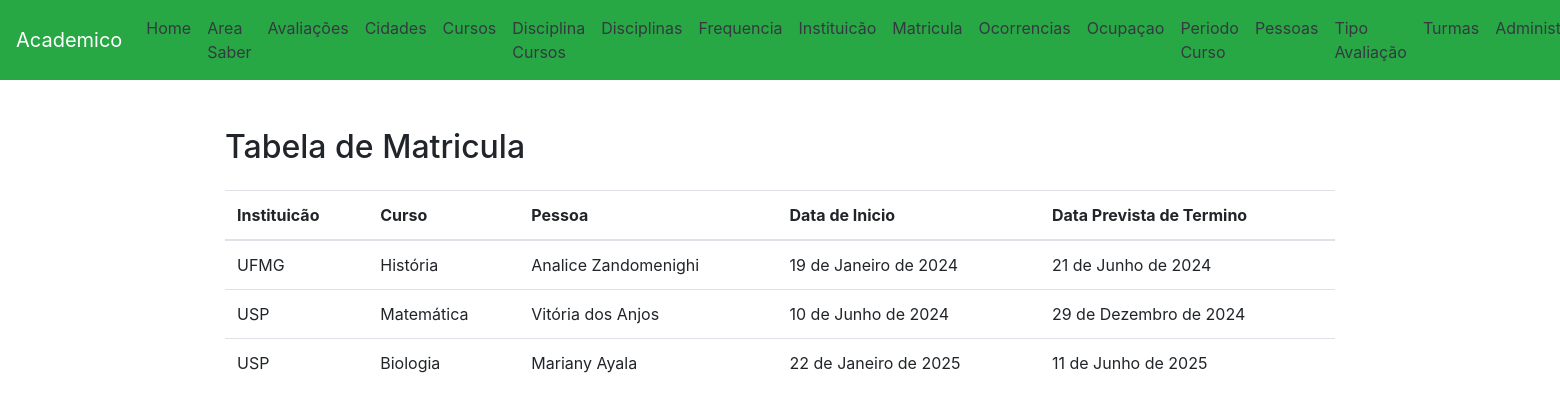
Page /matricula/ on the committed database.
### app/models.py (models this page shows, shortened)
class Matricula(models.Model):
    instituicao = models.ForeignKey(Instituicao, on_delete=models.CASCADE, verbose_name="Instituição")
    curso = models.ForeignKey(Cursos, on_delete=models.CASCADE, verbose_name="Cursos")
    pessoa = models.ForeignKey(Pessoa, on_delete=models.CASCADE, verbose_name="Pessoa")
    data_inicio = models.DateField( verbose_name="Data de inicio")
    data_prev_termino = models.DateField( verbose_name = "Data previsão termino")
    class Meta:
        verbose_name = "Matricula"
        verbose_name_plural = "Matriculas"

class Instituicao(models.Model):
    nome = models.CharField(max_length=100, verbose_name="Nome da instituição")
    site = models.CharField(max_length=100, verbose_name="Site")
    telefone = models.CharField(max_length=11, verbose_name="Telefone")
    cidade = models.ForeignKey(Cidade,on_delete=models.CASCADE, verbose_name="Cidade")
    def __str__(self):
        return f"{self.nome}"
    class Meta:
        verbose_name = "Instituição"
        verbose_name_plural = "Instituições"

class Cursos(models.Model):
    nome = models.CharField(max_length=100, verbose_name="Nome do curso")
    carga_horaria_total = models.CharField(max_length=4, verbose_name="Carga horaria total")
    duracao_meses = models.CharField(max_length=2, verbose_name="Duração meses")
    area_saber = models.ForeignKey(AreaSaber,on_delete=models.CASCADE, verbose_name="Área do saber")
    instituicao = models.ForeignKey(Instituicao, on_delete=models.CASCADE, verbose_name ="Nome da instituição")
    def __str__(self):
        return f"{self.nome}"
    class Meta:
        verbose_name = "Curso"
        verbose_name_plural = "Cursos"

class Pessoa(models.Model):
    nome = models.CharField(max_length=100, verbose_name="Nome da pessoa")
    pai = models.CharField(max_length=100, verbose_name="Nome do pai")
    mae = models.CharField(max_length=100, verbose_name="Nome da mãe")
    cpf = models.CharField(max_length=11, verbose_name="CPF")
    data_nasc = models.DateField(verbose_name="Data de nascimento")
    email = models.CharField(max_length=100, verbose_name="Email")
    cidade = models.ForeignKey(Cidade, on_delete=models.CASCADE, verbose_name="Cidade")
    ocupacao = models.ForeignKey(Ocupacao, on_delete=models.CASCADE, verbose_name="Ocupaçao")
    def __str__(self):
        return f"{self.nome}"
    class Meta:
        verbose_name = "Pessoa"
        verbose_name_plural = "Pessoas"

### app/views.py (the view)
# urls.py: path('matricula/', MatriculaView.as_view(), name='matricula'),
class MatriculaView(View):
    def get(self, request, *args, **kwargs):
        matricula = Matricula.objects.all()
        return render(request, 'matricula.html', {'matricula' : matricula})

### app/templates/matricula.html (shortened to what this page needs)
<!DOCTYPE html>
<html lang="pt-BR">
<head>
    <link rel="stylesheet" href="https://maxcdn.bootstrapcdn.com/bootstrap/4.5.2/css/bootstrap.min.css">
</head>
<body>
    <nav class="navbar navbar-expand-lg navbar-dark bg-success">
        <a class="navbar-brand" href="/">Academico</a>
<div class="collapse navbar-collapse" id="navbarNav">
<ul class="navbar-nav">
    <li class="nav-item">
        <a class="nav-link text-dark" href="/">Home</a>
    </li>
    <li class="nav-item">
        <a class="nav-link text-dark" href="/area_saber/">Area Saber</a>
    </li>
    <li class="nav-item">
        <a class="nav-link text-dark" href="/avaliacoes/">Avaliações</a>
    </li>
    <li class="nav-item">
        <a class="nav-link text-dark" href="/cidades/">Cidades</a>
    </li>
    <li class="nav-item">
        <a class="nav-link text-dark" href="/cursos/">Cursos</a>
    </li>
    <li class="nav-item">
        <a class="nav-link text-dark" href="/disciplina_cursos/">Disciplina Cursos</a>
    </li>
    <li class="nav-item">
        <a class="nav-link text-dark" href="/disciplinas/">Disciplinas</a>
    </li>
    <li class="nav-item">
        <a class="nav-link text-dark" href="/frequencia/">Frequencia</a>
    </li>
    <li class="nav-item">
        <a class="nav-link text-dark" href="/instituicao/">Instituicão</a>
    </li>
    <li class="nav-item">
        <a class="nav-link text-dark" href="/matricula/">Matricula</a>
    </li>
    <li class="nav-item">
        <a class="nav-link text-dark" href="/ocorrencias/">Ocorrencias</a>
    </li>
    <li class="nav-item">
        <a class="nav-link text-dark" href="/ocupacao/">Ocupaçao</a>
    </li>
    <li class="nav-item">
        <a class="nav-link text-dark" href="/periodo_cursos/">Periodo Curso</a>
    </li>
    <li class="nav-item">
        <a class="nav-link text-dark" href="/pessoas/">Pessoas</a>
    </li>
    <li class="nav-item">
        <a class="nav-link text-dark" href="/tipo_avaliacao/">Tipo Avaliação</a>
    </li>
    <li class="nav-item">
        <a class="nav-link text-dark" href="/turmas/">Turmas</a>
    </li>
    <li class="nav-item">
        <a class="nav-link text-dark" href="/admin/">Administração</a>
    </li>
</ul>
</div>
</nav>
<div class="container mt-5">
    <h2 class="mb-4">Tabela de Matricula</h2>
<table class="table">
    <thead>
        <tr>
        <th scope="col">Instituicão</th>
        <th scope="col">Curso</th>
        <th scope="col">Pessoa</th>
        <th scope="col">Data de Inicio</th>
        <th scope="col">Data Prevista de Termino</th>
        </tr>
    </thead>
    <tbody>
    {% for matricula in matricula %}
    <tr>
    <td>{{ matricula.instituicao }}</td>
    <td>{{ matricula.curso}}</td>
    <td>{{ matricula.pessoa }}</td>
    <td>{{ matricula.data_inicio }}</td>
    <td>{{ matricula.data_prev_termino }}</td>
    </tr>
    {% endfor %}
    </tbody>
</table>
</div>
</body>
</html>

### rows in the picture
Matricula: instituicao "UFMG", curso "História", pessoa "Analice Zandomenighi", data_inicio "19 de Janeiro de 2024", data_prev_termino "21 de Junho de 2024"
Matricula: instituicao "USP", curso "Matemática", pessoa "Vitória dos Anjos", data_inicio "10 de Junho de 2024", data_prev_termino "29 de Dezembro de 2024"
Matricula: instituicao "USP", curso "Biologia", pessoa "Mariany Ayala", data_inicio "22 de Janeiro de 2025", data_prev_termino "11 de Junho de 2025"
